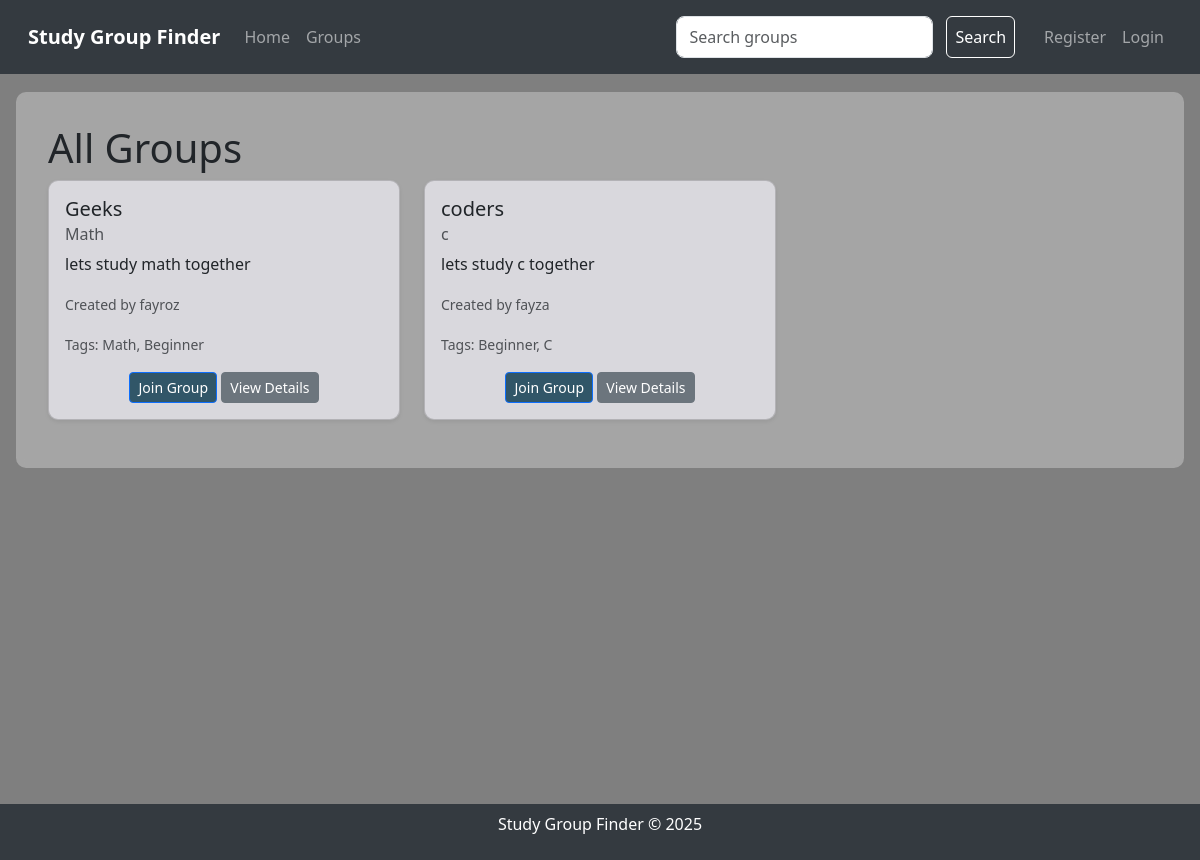
Before: /groups with the older database file.
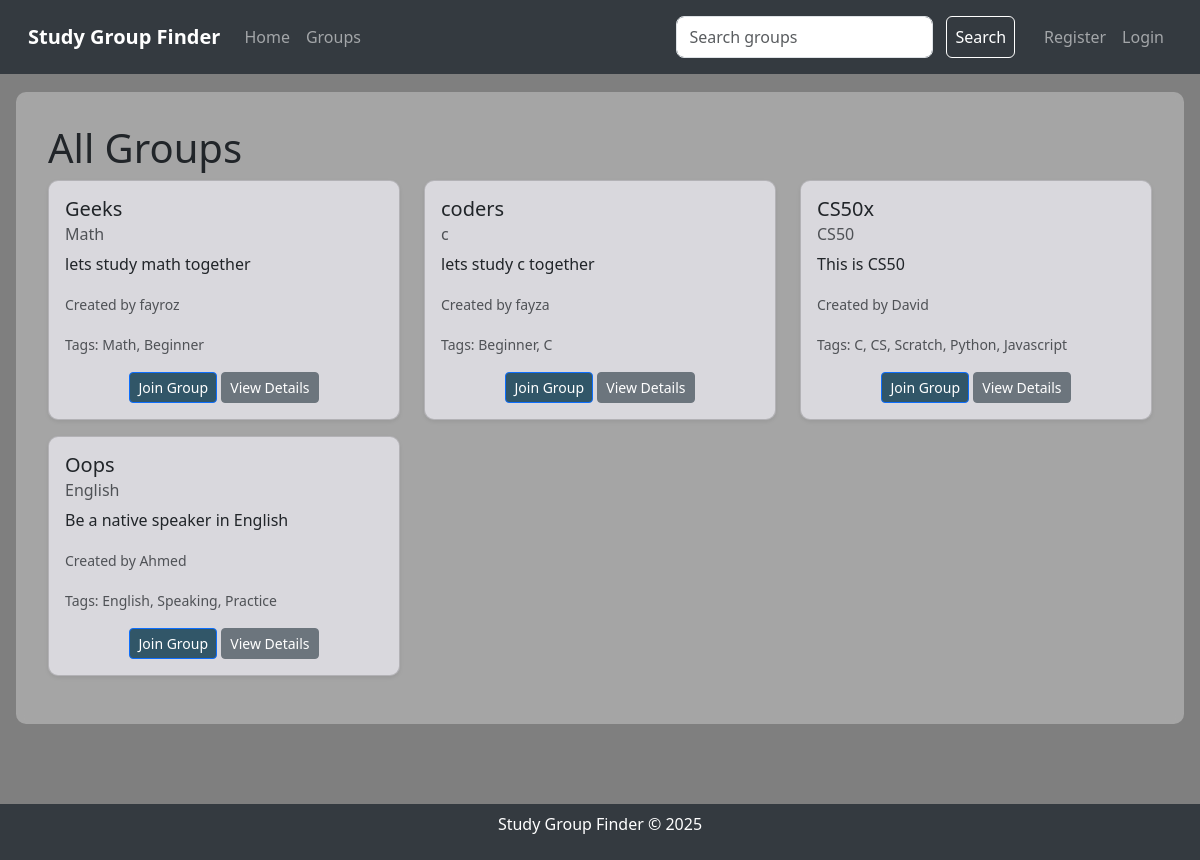
After: the same page with the newer database file.
### tables this page shows
CREATE TABLE groups
                 (id INTEGER PRIMARY KEY AUTOINCREMENT,
                  name TEXT NOT NULL,
                  subject TEXT NOT NULL,
                  description TEXT,
                  creator_id INTEGER,
                  FOREIGN KEY (creator_id) REFERENCES users(id));

CREATE TABLE users
                 (id INTEGER PRIMARY KEY AUTOINCREMENT,
                  username TEXT UNIQUE NOT NULL,
                  password TEXT NOT NULL,
                  bio TEXT,
                  interests TEXT);

CREATE TABLE tags
                 (id INTEGER PRIMARY KEY AUTOINCREMENT,
                  name TEXT NOT NULL UNIQUE);

### app.py (the view)
@app.route('/groups')
def groups():
    conn = sqlite3.connect('study_groups.db')
    c = conn.cursor()
    c.execute("SELECT groups.id, groups.name, groups.subject, groups.description, users.username "
              "FROM groups JOIN users ON groups.creator_id = users.id")
    groups = c.fetchall()
    tags_dict = {}
    for group in groups:
        c.execute("SELECT tags.name FROM tags JOIN group_tags ON tags.id = group_tags.tag_id WHERE group_tags.group_id = ?", (group[0],))
        tags_dict[group[0]] = c.fetchall()
    try:
        c.execute("SELECT COUNT(*) FROM notifications WHERE user_id = ? AND read = FALSE",
                  (session.get('user_id', 0),))
        notification_count = c.fetchone()[0]
    except sqlite3.OperationalError:
        init_db()
        notification_count = 0
    conn.close()
    return render_template('groups.html', groups=groups, tags_dict=tags_dict, notification_count=notification_count)

### app.py (called while the page is built)
@app.after_request
def add_header(response):
    response.headers["Cache-Control"] = "no-cache, no-store, must-revalidate"
    response.headers["Pragma"] = "no-cache"
    response.headers["Expires"] = "0"
    return response

### templates/groups.html (shortened to what this page needs)
{% extends "layout.html" %}
{% block content %}
    <div class="page-content">
        <h1>All Groups</h1>
        {% if groups %}
            <div class="row">
                {% for group in groups %}
                    <div class="col-md-4 mb-3">
                        <div class="card group-card shadow-sm">
                            <div class="card-body">
                                <h5 class="card-title">{{ group[1] }}</h5>
                                <h6 class="card-subtitle mb-2 text-muted">{{ group[2] }}</h6>
                                <p class="card-text">{{ group[3] }}</p>
                                <p class="card-text"><small class="text-muted">Created by {{ group[4] }}</small></p>
                                <p class="card-text"><small class="text-muted">Tags:
                                    {% set group_id = group[0] %}
                                    {% for tag in (tags_dict[group_id] if group_id in tags_dict else []) %}
                                        {{ tag[0] }}{% if not loop.last %}, {% endif %}
                                    {% endfor %}
                                </small></p>
                                <div class="text-center">
                                    <a href="{{ url_for('join_group', group_id=group[0]) }}" class="btn btn-primary btn-sm">Join Group</a>
                                    <a href="{{ url_for('group_details', group_id=group[0]) }}" class="btn btn-secondary btn-sm">View Details</a>
                                </div>
                            </div>
                        </div>
                    </div>
                {% endfor %}
            </div>
        {% else %}
            <p>No groups found. Create one!</p>
        {% endif %}
    </div>
{% endblock %}

### templates/layout.html (shortened to what this page needs)
<!DOCTYPE html>
<html lang="en">
<head>
    <link href="https://cdn.jsdelivr.net/npm/bootstrap@5.3.0/dist/css/bootstrap.min.css" rel="stylesheet">
    <link rel="stylesheet" href="{{ url_for('static', filename='styles.css') }}">
</head>
<body>
    <nav class="navbar navbar-expand-lg navbar-dark">
        <div class="container-fluid">
            <a class="navbar-brand" href="{{ url_for('index') }}">Study Group Finder</a>
            <div class="collapse navbar-collapse" id="navbarNav">
                <ul class="navbar-nav me-auto">
                    <li class="nav-item">
                        <a class="nav-link" href="{{ url_for('index') }}">Home</a>
                    </li>
                    <li class="nav-item">
                        <a class="nav-link" href="{{ url_for('groups') }}">Groups</a>
                    </li>
                </ul>
                <form class="d-flex" action="{{ url_for('search_groups') }}" method="post">
                    <input class="form-control me-2" type="search" placeholder="Search groups" aria-label="Search" name="search_query">
                    <button class="btn btn-outline-light" type="submit">Search</button>
                </form>
                <ul class="navbar-nav ms-3">
                    {% if session.user_id %}
                        <li class="nav-item">
                            <a class="nav-link" href="{{ url_for('logout') }}">Logout ({{ session.username }})</a>
                        </li>
                    {% else %}
                        <li class="nav-item">
                            <a class="nav-link" href="{{ url_for('register') }}">Register</a>
                        </li>
                        <li class="nav-item">
                            <a class="nav-link" href="{{ url_for('login') }}">Login</a>
                        </li>
                    {% endif %}
                </ul>
            </div>
        </div>
    </nav>
    <div class="content-wrapper">
        {% block content %}{% endblock %}
    </div>
    <footer class="footer">
        <p>Study Group Finder © 2025</p>
    </footer>
</body>
</html>

### static/styles.css (style rules this page uses)
body { background-image: url('/static/background.jpg'); background-size: cover; background-position: center; background-blend-mode: overlay; background-color: rgba(0, 0, 0, 0.5); min-height: 100vh; margin: 0; padding: 0; }
.navbar-brand { font-weight: bold; }
.navbar { background-color: #343a40; padding: 1rem; position: fixed; top: 0; width: 100%; z-index: 1000; }
.content-wrapper { margin-top: 60px; min-height: calc(100vh - 120px); padding: 2rem 1rem; }
.page-content { backdrop-filter: blur(5px); background-color: rgba(255, 255, 255, 0.3); border-radius: 10px; padding: 2rem; max-width: 1200px; margin: 0 auto; }
.card { background-color: rgba(231, 229, 236, 0.8); border-radius: 10px; box-shadow: 0 4px 8px rgba(0, 0, 0, 0.1); transition: transform 0.2s; }
.form-control { border-radius: 8px; }
.footer { text-align: center; padding: 0.5rem; background-color: #343a40; color: white; position: fixed; bottom: 0; width: 100%; }
.btn-outline-light { color: #ffffff; border-color: #ffffff; padding: 0.5rem; margin: 0 5px; }
.btn-primary { background-color: #315668; }

Changed rows visible on the page:
added groups: name "CS50x", subject "CS50", description "This is CS50", username "David", tags (name "C")
added tags: name "CS", shown under "CS50x"
added tags: name "Scratch", shown under "CS50x"
added tags: name "Python", shown under "CS50x"
added tags: name "Javascript", shown under "CS50x"
added groups: name "Oops", subject "English", description "Be a native speaker in English", username "Ahmed"
added tags: name "English", shown under "Oops"
added tags: name "Speaking", shown under "Oops"
added tags: name "Practice", shown under "Oops"
